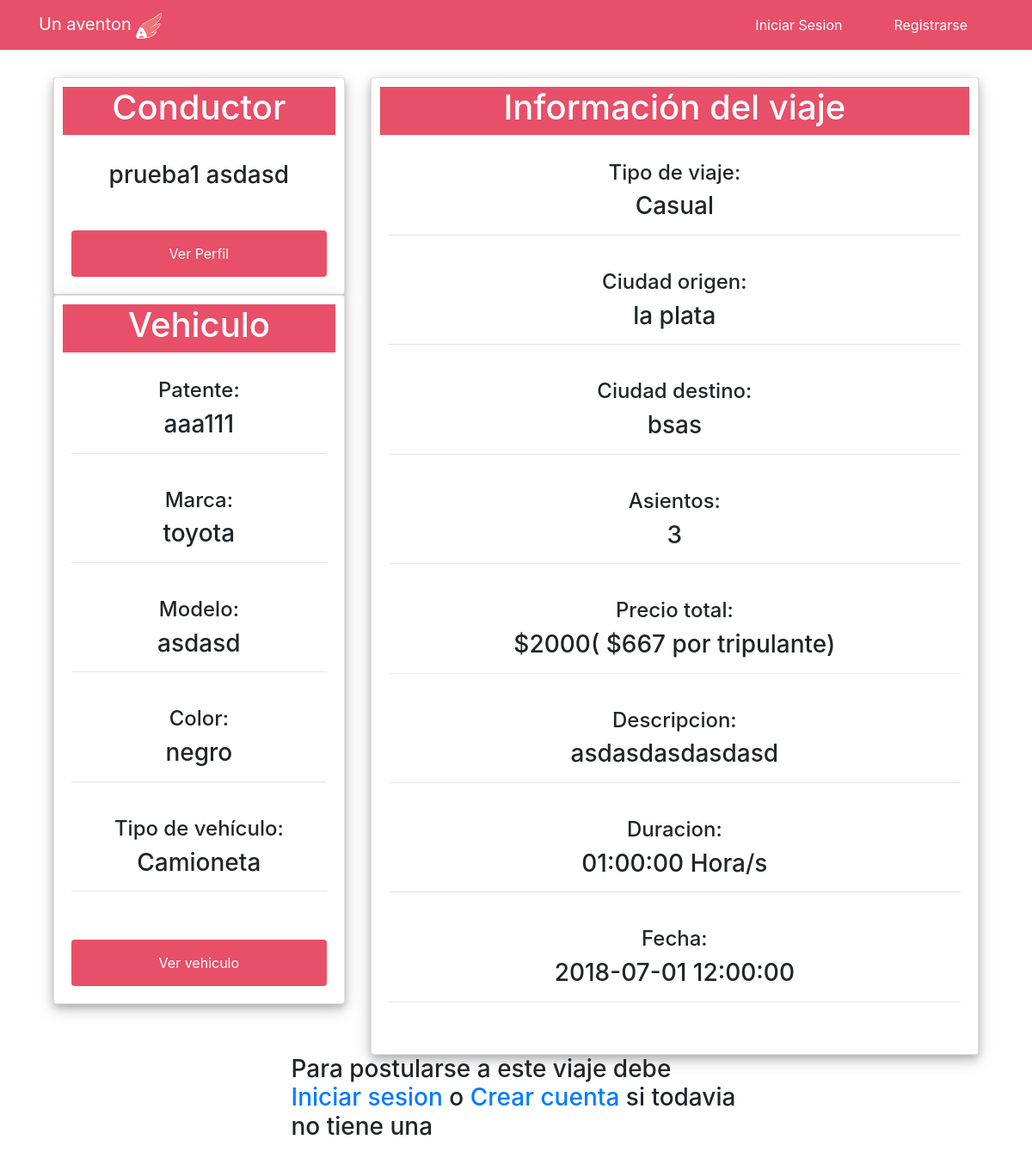
The app's page /detalle-viaje.php?idViaje=1 with its own data.
### tables this page shows
CREATE TABLE `usuarios` (
  `id` int(11) NOT NULL,
  `correo` varchar(255) NOT NULL,
  `nombre` varchar(25) NOT NULL,
  `apellido` varchar(25) NOT NULL,
  `fechanac` date NOT NULL,
  `contrasena` varchar(255) NOT NULL,
  `fondos` int(11) NOT NULL,
  `codigo_tarjeta` varchar(12) NOT NULL,
  `calificacionPos` int(11) NOT NULL,
  `calificacionNeg` int(11) NOT NULL,
  `activo` tinyint(4) NOT NULL
);

CREATE TABLE `auto` (
  `patente` varchar(7) NOT NULL,
  `marca` varchar(20) NOT NULL,
  `modelo` varchar(20) NOT NULL,
  `capasidad` int(11) NOT NULL,
  `color` varchar(20) NOT NULL,
  `tipo` varchar(20) NOT NULL,
  `activo` tinyint(4) NOT NULL
);

CREATE TABLE `viajes` (
  `idViaje` int(11) NOT NULL,
  `idConductor` int(11) NOT NULL,
  `patente` varchar(7) NOT NULL,
  `fechaCreacion` date NOT NULL,
  `fechaInicio` datetime NOT NULL,
  `inicio` varchar(20) NOT NULL,
  `destino` varchar(20) NOT NULL,
  `asientos` int(11) NOT NULL,
  `precio` float NOT NULL,
  `descripcion` text NOT NULL,
  `tipoViaje` varchar(30) NOT NULL,
  `estado` tinyint(4) NOT NULL,
  `duracion` time NOT NULL,
  `terminado` tinyint(4) NOT NULL
);

### app/ControlSesion.inc.php (called while the page is built, shortened)
<?php
class ControlSesion {
    public static function sesion_iniciada(){
        if(isset($_SESSION['id_usuario'])&& isset($_SESSION['nombre_usuario'])){
            return true;
        }else{
            return false;
        }
    }
}

### app/Conexion.inc.php (called while the page is built, shortened)
<?php
class Conexion{
    private static $conexion;
    public static function abrir_conexion(){
        if (!isset(self::$conexion)){
            try{
                self::$conexion = new PDO('mysql:host='.NOMBRE_SERVIDOR.'; dbname='.NOMBRE_BD,NOMBRE_USUARIO,PASSWORD);
                self::$conexion -> setAttribute(PDO::ATTR_ERRMODE, PDO::ERRMODE_EXCEPTION);
                self::$conexion -> exec("SET CHARACTER SET utf8");
            } catch (PDOException $ex){
                 print "ERROR: ". $ex -> getMessage() . "<br>";
                 die();
            }
        }
    }
    public static function cerrar_conexion(){
        if(isset(self::$conexion)){
            self::$conexion =null;
        }
    }
    public static function obtener_conexion(){
        return self::$conexion;
    }
}

### app/repositorioViaje.inc.php (called while the page is built, shortened)
<?php
include_once 'app/viaje.inc.php';
class RepositorioViaje{
    public static function obtener_por_idViaje($conexion,$idViaje){
        $viaje=null;
        if(isset($conexion)){
            try{
                $sql="SELECT * FROM viajes WHERE idViaje = :idViaje";
                $sentencia = $conexion -> prepare($sql);
                $sentencia ->bindParam(':idViaje',$idViaje,PDO::PARAM_STR);
                $sentencia -> execute();
                $resultado = $sentencia -> fetch();
                if(!empty($resultado)){
                    $viaje=new Viaje($resultado['idViaje'],$resultado['idConductor'],$resultado['patente'],$resultado['fechaCreacion'],$resultado['fechaInicio'],$resultado['inicio'],$resultado['destino'],$resultado['asientos'],$resultado['precio'],$resultado['descripcion'],$resultado['tipoViaje'],$resultado['estado'],$resultado['duracion'],$resultado['terminado']);
                }
            }catch(PDOException $ex){
                print 'error'. $ex->getMessage();
            }
        }
        return $viaje;
    }
}

### app/viaje.inc.php (called while the page is built, shortened)
<?php
class Viaje{
    private $idConductor;
    private $patente;
    private $fechaInicio;
    private $inicio;
    private $destino;
    private $asientos;
    private $precio;
    private $descripcion;
    private $tipoViaje;
    private $duracion;
public function __construct($id,$idConductor,$patente,$fechaCreacion,
                            $fechaInicio,$inicio,$destino,$asientos,
                            $precio,$descripcion,$tipoViaje,$estado,$duracion,$terminado){
        $this -> idConductor=$idConductor;
        $this -> patente = $patente;
        $this -> fechaInicio =$fechaInicio;
        $this -> inicio = $inicio;
        $this -> destino=$destino;
        $this -> asientos =$asientos;
        $this -> precio =$precio;
        $this -> descripcion =$descripcion;
        $this -> tipoViaje=$tipoViaje;
        $this -> duracion= $duracion;
                            }
    public function getIdConductor()
    {
        return $this->idConductor;
    }
    public function getFechaInicio()
    {
        return $this->fechaInicio;
    }
    public function getInicio()
    {
        return $this->inicio;
    }
    public function getDestino()
    {
        return $this->destino;
    }
    public function getAsientos()
    {
        return $this->asientos;
    }
    public function getPrecio()
    {
        return $this->precio;
    }
    public function getDescripcion()
    {
        return $this->descripcion;
    }
    public function getTipoViaje()
    {
        return $this->tipoViaje;
    }
    public function getPatente()
    {
        return $this->patente;
    }
    public function getDuracion()
    {
        return $this->duracion;
    }
}

### app/repositorioUsuario.inc.php (called while the page is built, shortened)
<?php
include_once 'app/Usuario.inc.php';
class RepositorioUsuario{
    public static function obtener_usuario_por_id($conexion,$id){
        $usuario=null;
        if(isset($conexion)){
            try{
                $sql="SELECT * FROM usuarios WHERE id = :id";
                $sentencia =$conexion -> prepare($sql);
                $sentencia -> bindParam( ":id" , $id, PDO::PARAM_STR);
                $sentencia -> execute();
                $resultado=$sentencia -> fetch();
                if(!empty($resultado)){
                    $usuario =new Usuario($resultado['id'],$resultado['correo'],$resultado['nombre'],$resultado['apellido'],$resultado['fechanac'],$resultado['contrasena'],$resultado['fondos'],
                    $resultado['codigo_tarjeta'],$resultado['calificacionPos'],$resultado['calificacionNeg'],$resultado['activo']);
                }
            }catch(PDOException $ex){
                print "error". $ex ->getMessage();
            }
        }
        return $usuario;
    }
}

### app/Usuario.inc.php (called while the page is built, shortened)
<?php
class Usuario {
    private $id;
    private $nombre;
    private $apellido;
    public function __construct($id,$correo,$nombre,$apellido,$fechanac,$contraseña,$fondos,$codigo_targeta,$calificacionPos,$calificacionNeg,$activo) {
        $this -> id = $id;
        $this -> nombre = $nombre;
        $this -> apellido = $apellido;
    }
    public function getId()
    {
        return $this->id;
    }
    public function getNombre()
    {
        return $this->nombre;
    }
    public function getApellido()
    {
        return $this->apellido;
    }
 }

### app/repositorioAuto.inc.php (called while the page is built, shortened)
<?php
include_once 'app/auto.inc.php';
class RepositorioAuto{
    public static function obtener_por_patente($conexion,$patente){
        $auto=null;
        if(isset($conexion)){
            try{
                $sql="SELECT * FROM auto WHERE patente = :patente";
                $sentencia = $conexion -> prepare($sql);
                $sentencia ->bindParam(':patente',$patente,PDO::PARAM_STR);
                $sentencia -> execute();
                $resultado = $sentencia -> fetch();
                if(!empty($resultado)){
                    $auto=new Auto($resultado['patente'],$resultado['marca'],$resultado['modelo'],$resultado['capasidad'],$resultado['color'],$resultado['tipo'],$resultado['activo']);
                }
            }catch(PDOException $ex){
                print 'error'. $ex->getMessage();
            }
        }
        return $auto;
    }
}

### app/auto.inc.php (called while the page is built, shortened)
<?php
class Auto{
    private $patente;
    private $marca;
    private $modelo;
    private $color;
    private $tipo;
public function __construct($patente,$marca,$modelo,$capasidad,
                           $color,$tipo,$activo){
        $this -> patente=$patente;
        $this -> marca= $marca;
        $this -> modelo=$modelo;
        $this -> color=$color;
        $this -> tipo=$tipo;
}
    public function getPatente()
    {
        return $this->patente;
    }
    public function getMarca()
    {
        return $this->marca;
    }
    public function getModelo()
    {
        return $this->modelo;
    }
    public function getColor()
    {
        return $this->color;
    }
    public function getTipo()
    {
        return $this->tipo;
    }
}

### detalle-viaje.php (the view, shortened to what this page needs)
<?php
include_once "app/Conexion.inc.php";
include_once "app/ControlSesion.inc.php";
include_once "app/repositorioViaje.inc.php";
include_once "app/repositorioUsuario.inc.php";
include_once "app/repositorioAuto.inc.php";
include_once "plantillas/documento-declaracion.inc.php";
include_once "plantillas/navbar2.inc.php";
if (isset($_GET['idViaje']) && !empty($_GET['idViaje'])) {
    $idViaje = $_GET['idViaje'];
} else {
    Redireccion::redirigir(SERVIDOR);
}
$viaje = RepositorioViaje::obtener_por_idViaje(Conexion::obtener_conexion(), $idViaje);
$ok = 2;
if (!ControlSesion::sesion_iniciada()) {
    $ok = 1;
} else {
    if ($viaje->getIdConductor() !== $_SESSION['id_usuario']) {
        $ok = 3;
    }
}
$usuarioCon = RepositorioUsuario::obtener_usuario_por_id(Conexion::obtener_conexion(), $viaje->getIdConductor());
?>
<div class="container contenedorasd">
    <div class="row">
        <div class="col-md-4">
            <?php if ($ok != 2) { ?>
                <div class="card">
                    <div class="card-heading color1">
                        <h1>Conductor </h1>
                    </div>
                    <div class="card-body text-center">
                        <?php
                        echo "<h3>", $usuarioCon->getNombre(), " ", $usuarioCon->getApellido(), "</h3>";
                        ?>
                        <br>
                        <a href="<?php echo RUTA_MOSTRAR_PERFIL . "?idUsuarios=" . $usuarioCon->getId(); ?>" class="btn botoncss form-control color1">Ver Perfil</a>
                        <br>
                    </div>
                </div>
                <div class="card">
                    <div class="card-heading color1">
                        <h1>Vehiculo</h1>
                    </div>
                    <div class="card-body text-center">
                        <?php
                        $vehiculo = RepositorioAuto::obtener_por_patente(Conexion::obtener_conexion(), $viaje->getPatente());
                        echo "<h4>Patente: </h4><h3>", $vehiculo->getPatente(), "</h3>";
                        echo "<hr align='left'>";
                        echo "<br>";
                        echo "<h4>Marca: </h4><h3>", $vehiculo->getMarca(), "</h3>";
                        echo "<hr align='left'>";
                        echo "<br>";
                        echo "<h4>Modelo: </h4><h3>", $vehiculo->getModelo(), "</h3>";
                        echo "<hr align='left'>";
                        echo "<br>";
                        echo "<h4>Color: </h4><h3>", $vehiculo->getColor(), "</h3>";
                        echo "<hr align='left'>";
                        echo "<br>";
                        echo "<h4>Tipo de vehículo: </h4><h3>", $vehiculo->getTipo(), "</h3>";
                        echo "<hr align='left'>";
                        echo "<br>";
                        ?>
                        <a href="<?php echo RUTA_MOSTRAR_AUTO . "?patente=" . $vehiculo->getPatente(); ?>" class="btn botoncss form-control color1">Ver vehiculo</a>
                    </div>
                </div>
            <?php } ?>
        </div>
        <div class="col-md-8">
            <div class="card">
                <div class="card-heading color1">
                    <h1>Información del viaje</h1>
                </div>
                <div class="card-body text-center">
                    <?php
                    if ($viaje->getTipoViaje() == 1) {
                        echo "<h4>Tipo de viaje: </h4><h3> Casual </h3>";
                    } else {
                        echo "<h4>Tipo de viaje: </h4><h3> Programado </h3>";
                    }
                    ?>
                    <hr align="left">
                    <br>
                    <?php
                    echo "<h4>Ciudad origen: </h4><h3>", $viaje->getInicio(), "</h3>";
                    ?>
                    <hr align="left">
                    <br>
                    <?php
                    echo "<h4>Ciudad destino: </h4><h3>", $viaje->getDestino(), "</h3>";
                    ?>
                    <hr align="left">
                    <br>
                    <?php
                    echo "<h4>Asientos: </h4><h3>", $viaje->getAsientos(), "</h3>";
                    ?>
                    <hr align="left">
                    <br>
                    <?php
                    echo "<h4>Precio total: </h4><h3>$", $viaje->getPrecio(), "( $", round($viaje->getPrecio() / $viaje->getAsientos()), " por tripulante)</h3>";
                    ?>
                    <hr align="left">
                    <br>
                    <?php
                    echo "<h4>Descripcion: </h4><h3>", $viaje->getDescripcion(), "</h3>";
                    ?>
                    <hr align="left">
                    <br>
                    <?php
                    echo "<h4>Duracion: </h4><h3>", $viaje->getDuracion(), " Hora/s</h3>";
                    ?>
                    <hr align="left">
                    <br>
                    <?php if ($viaje->getTipoViaje() == 1) { ?>
                        <?php
                        echo "<h4>Fecha: </h4><h3>", $viaje->getFechaInicio(), "</h3>";
                        ?>
                        <hr align="left">
                        <br>
                    <?php } ?>
                </div>
            </div>
        </div>
    </div>
    <div class="row">
        <div class="col-md-3">
        </div>
        <div class="col-md-6">
            <?php if ($ok == 3) {
                $misPostulaciones = RepositorioPostula::viajes_postulado_idUsuario2(Conexion::obtener_conexion(), $_SESSION['id_usuario']);
                if (isset($misPostulaciones)) {
                    foreach ($misPostulaciones as $pos) {
                        if (($viaje->getId() === $pos->getIdViaje()) ) {
                            $ok =4;
                        }
                    }
                }
                if($ok==4){
                    echo "<h3>Usted ya se postulo anteriormente a este viaje</h3>";
                }else{
                    if($viaje->getTipoViaje()==2){
                        $relacion=RepositorioViajePertenece::viajeIdViaje(Conexion::obtener_conexion(),$viaje->getId());
                        $viajeP=RepositorioViajeProgramado::obtener_por_idViajeProgramado(Conexion::obtener_conexion(),$relacion->getIdViajeProgramado());
                        date_default_timezone_set('America/Argentina/Buenos_Aires');
                        $actual=new DateTime(date("Y-m-d H:i:s"));
                        $fecha= new DateTime($viajeP->getFechaInicio());
                        if($actual>$fecha){
                            echo "<h3>Este viaje ya comenzó</h3>" ;
                            $ok=5;
                        }
                    }
                 if($ok!==5){
                ?>
                <form role="form" method="post" action="<?php echo RUTA_DETALLE_VIAJE."?idViaje=".$viaje->getId();?>">
                <button type="submit" name="enviar" class="btn botoncss form-control color1">Postularse al viaje</button>
                </form>
                <?php
            }}} else {
                if ($ok == 1) {
                    echo "<h3>Para postularse a este viaje debe <a href='" . RUTA_LOGIN . "'>Iniciar sesion</a> o <a href='" . RUTA_REGISTRO . "'>Crear cuenta</a> si todavia no tiene una </h3>";
                }
            }
            ?>
        </div>
    </div>
</div>
<?php
include_once "plantillas/documento-cierre.inc.php";
?>

### records on screen
usuarios: nombre "prueba1", apellido "asdasd"
auto: patente "aaa111", marca "toyota", modelo "asdasd", color "negro", tipo "Camioneta"
viajes: inicio "la plata", destino "bsas", asientos "3", precio "2000", $viaje->getPrecio() / $viaje->getAsientos() "667", descripcion "asdasdasdasdasd", duracion "01:00:00", fechaInicio "2018-07-01 12:00:00"
